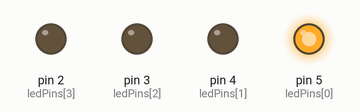
The sketch below on a simulated Arduino Uno, built with avr-gcc and run on an emulated ATmega328P. Shown: output pins drawn as LEDs (lit = HIGH).

Above: at 0.6 s.
At 2.1 s:
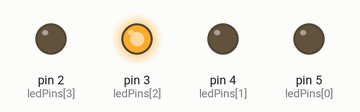
At 3.1 s:
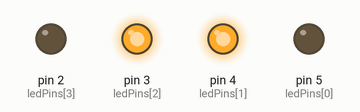
At 4.1 s:
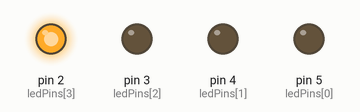
At 6.1 s:
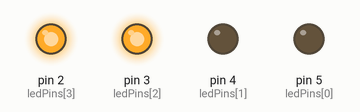
At 8.1 s:
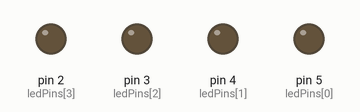
Timing chart, 0 to 9.6 s (numbered marks = the images above):
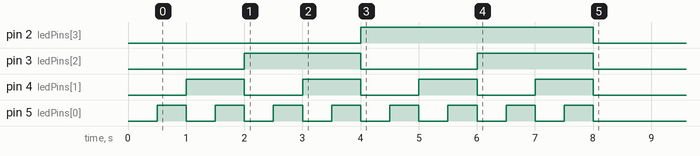

The sketch:

binary_counter.ino
```cpp
#include <math.h>

int ledPins[] = {5, 4, 3, 2}; // adjust pin numbers here
int bits = sizeof(ledPins) / sizeof(int);

void print_led(int num, int bits) {
  for(int i = 0; i < bits; i++) {
    digitalWrite(ledPins[i], (num >> i) & 0x01);
  }
}

void setup() {
  for (int i = 0; i < bits; i++) {
    pinMode(ledPins[i], OUTPUT);
  }
  for (int i = 0; i < pow(2, bits) ; i++) {
    print_led(i, bits);
    delay(500);
  }

  print_led(0, bits);
}

void loop() {
}
```
